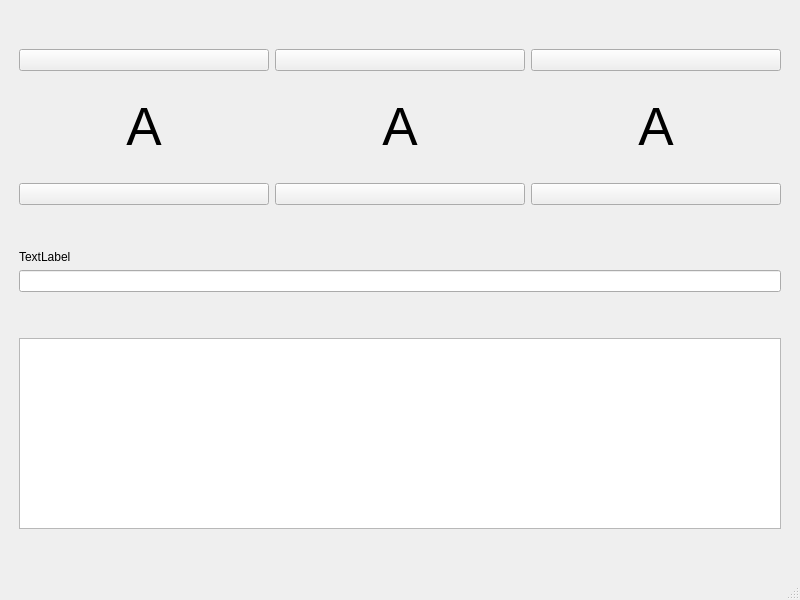
<?xml version="1.0" encoding="UTF-8"?>
<ui version="4.0">
 <class>MainWindow</class>
 <widget class="QMainWindow" name="MainWindow">
  <property name="geometry">
   <rect>
    <x>0</x>
    <y>0</y>
    <width>800</width>
    <height>600</height>
   </rect>
  </property>
  <property name="windowTitle">
   <string>MainWindow</string>
  </property>
  <widget class="QWidget" name="centralwidget">
   <layout class="QHBoxLayout" name="horizontalLayout_2">
    <item>
     <layout class="QGridLayout" name="gridLayout">
      <item row="1" column="1">
       <widget class="QPushButton" name="pushButton_4">
        <property name="minimumSize">
         <size>
          <width>250</width>
          <height>0</height>
         </size>
        </property>
        <property name="text">
         <string/>
        </property>
        <property name="icon">
         <iconset resource="Buttons.qrc">
          <normaloff>:/Up.png</normaloff>:/Up.png</iconset>
        </property>
       </widget>
      </item>
      <item row="8" column="0" colspan="3">
       <widget class="QTextEdit" name="textEdit">
        <property name="enabled">
         <bool>true</bool>
        </property>
        <property name="statusTip">
         <string notr="true"/>
        </property>
        <property name="readOnly">
         <bool>true</bool>
        </property>
       </widget>
      </item>
      <item row="2" column="0">
       <widget class="QLabel" name="label_2">
        <property name="minimumSize">
         <size>
          <width>0</width>
          <height>100</height>
         </size>
        </property>
        <property name="font">
         <font>
          <pointsize>40</pointsize>
         </font>
        </property>
        <property name="text">
         <string>A</string>
        </property>
        <property name="alignment">
         <set>Qt::AlignCenter</set>
        </property>
       </widget>
      </item>
      <item row="2" column="1">
       <widget class="QLabel" name="label_3">
        <property name="font">
         <font>
          <pointsize>40</pointsize>
         </font>
        </property>
        <property name="text">
         <string>A</string>
        </property>
        <property name="alignment">
         <set>Qt::AlignCenter</set>
        </property>
       </widget>
      </item>
      <item row="5" column="0">
       <widget class="QLabel" name="label">
        <property name="text">
         <string>TextLabel</string>
        </property>
       </widget>
      </item>
      <item row="4" column="1">
       <spacer name="verticalSpacer_3">
        <property name="orientation">
         <enum>Qt::Vertical</enum>
        </property>
        <property name="sizeHint" stdset="0">
         <size>
          <width>20</width>
          <height>40</height>
         </size>
        </property>
       </spacer>
      </item>
      <item row="6" column="0" colspan="3">
       <widget class="QLineEdit" name="lineEdit"/>
      </item>
      <item row="1" column="2">
       <widget class="QPushButton" name="pushButton_5">
        <property name="text">
         <string/>
        </property>
        <property name="icon">
         <iconset resource="Buttons.qrc">
          <normaloff>:/Up.png</normaloff>:/Up.png</iconset>
        </property>
       </widget>
      </item>
      <item row="7" column="1">
       <spacer name="verticalSpacer_2">
        <property name="orientation">
         <enum>Qt::Vertical</enum>
        </property>
        <property name="sizeHint" stdset="0">
         <size>
          <width>20</width>
          <height>40</height>
         </size>
        </property>
       </spacer>
      </item>
      <item row="3" column="2">
       <widget class="QPushButton" name="pushButton_6">
        <property name="minimumSize">
         <size>
          <width>250</width>
          <height>0</height>
         </size>
        </property>
        <property name="maximumSize">
         <size>
          <width>250</width>
          <height>16777215</height>
         </size>
        </property>
        <property name="text">
         <string/>
        </property>
        <property name="icon">
         <iconset resource="Buttons.qrc">
          <normaloff>:/Down.png</normaloff>:/Down.png</iconset>
        </property>
        <property name="shortcut">
         <string notr="true"/>
        </property>
        <property name="checkable">
         <bool>false</bool>
        </property>
       </widget>
      </item>
      <item row="3" column="0">
       <widget class="QPushButton" name="pushButton">
        <property name="minimumSize">
         <size>
          <width>250</width>
          <height>0</height>
         </size>
        </property>
        <property name="maximumSize">
         <size>
          <width>250</width>
          <height>16777215</height>
         </size>
        </property>
        <property name="text">
         <string/>
        </property>
        <property name="icon">
         <iconset resource="Buttons.qrc">
          <normaloff>:/Down.png</normaloff>:/Down.png</iconset>
        </property>
       </widget>
      </item>
      <item row="9" column="1">
       <spacer name="verticalSpacer">
        <property name="orientation">
         <enum>Qt::Vertical</enum>
        </property>
        <property name="sizeHint" stdset="0">
         <size>
          <width>20</width>
          <height>40</height>
         </size>
        </property>
       </spacer>
      </item>
      <item row="3" column="1">
       <widget class="QPushButton" name="pushButton_3">
        <property name="maximumSize">
         <size>
          <width>250</width>
          <height>16777215</height>
         </size>
        </property>
        <property name="text">
         <string/>
        </property>
        <property name="icon">
         <iconset resource="Buttons.qrc">
          <normaloff>:/Down.png</normaloff>:/Down.png</iconset>
        </property>
       </widget>
      </item>
      <item row="1" column="0">
       <widget class="QPushButton" name="pushButton_2">
        <property name="text">
         <string/>
        </property>
        <property name="icon">
         <iconset resource="Buttons.qrc">
          <normaloff>:/Up.png</normaloff>:/Up.png</iconset>
        </property>
       </widget>
      </item>
      <item row="2" column="2">
       <widget class="QLabel" name="label_4">
        <property name="font">
         <font>
          <pointsize>40</pointsize>
         </font>
        </property>
        <property name="text">
         <string>A</string>
        </property>
        <property name="alignment">
         <set>Qt::AlignCenter</set>
        </property>
       </widget>
      </item>
      <item row="0" column="1">
       <spacer name="verticalSpacer_4">
        <property name="orientation">
         <enum>Qt::Vertical</enum>
        </property>
        <property name="sizeHint" stdset="0">
         <size>
          <width>20</width>
          <height>40</height>
         </size>
        </property>
       </spacer>
      </item>
     </layout>
    </item>
   </layout>
  </widget>
  <widget class="QStatusBar" name="statusbar"/>
 </widget>
 <resources>
  <include location="Buttons.qrc"/>
 </resources>
 <connections/>
</ui>
